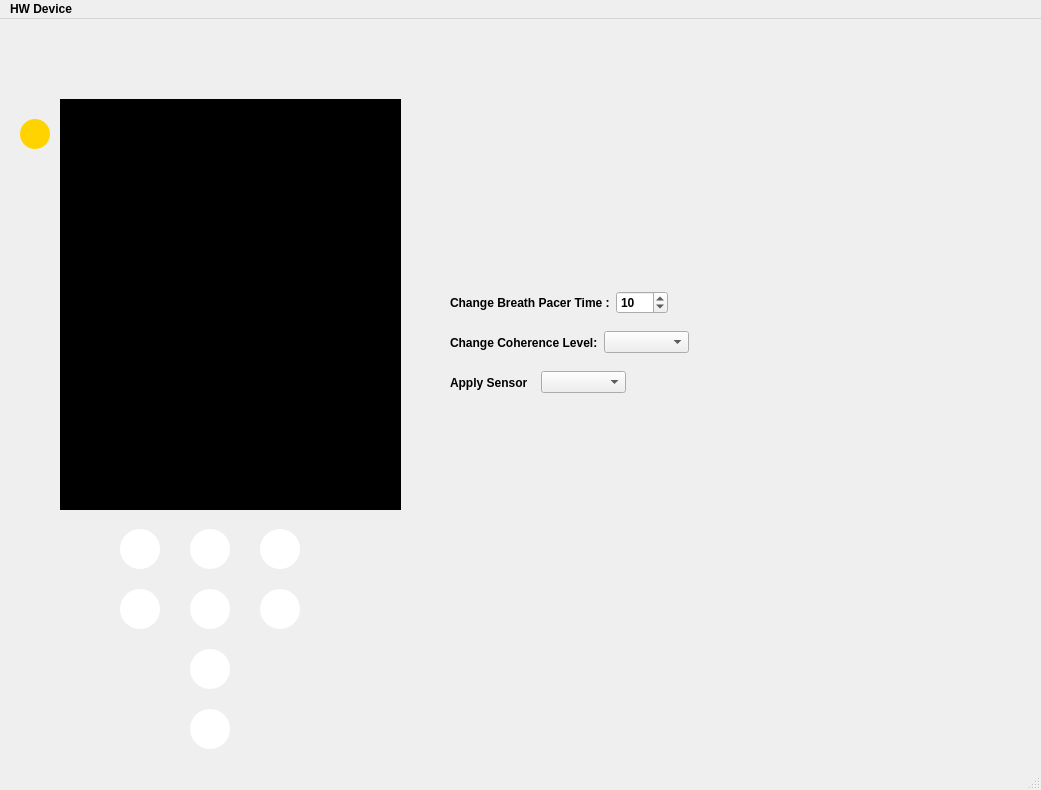
<?xml version="1.0" encoding="UTF-8"?>
<ui version="4.0">
 <class>MainWindow</class>
 <widget class="QMainWindow" name="MainWindow">
  <property name="geometry">
   <rect>
    <x>0</x>
    <y>0</y>
    <width>1041</width>
    <height>790</height>
   </rect>
  </property>
  <property name="font">
   <font>
    <weight>75</weight>
    <bold>true</bold>
   </font>
  </property>
  <property name="windowTitle">
   <string>MainWindow</string>
  </property>
  <widget class="QWidget" name="centralwidget">
   <widget class="QListWidget" name="mainList">
    <property name="geometry">
     <rect>
      <x>60</x>
      <y>130</y>
      <width>341</width>
      <height>361</height>
     </rect>
    </property>
   </widget>
   <widget class="QPushButton" name="upButton">
    <property name="geometry">
     <rect>
      <x>190</x>
      <y>510</y>
      <width>40</width>
      <height>40</height>
     </rect>
    </property>
    <property name="minimumSize">
     <size>
      <width>40</width>
      <height>40</height>
     </size>
    </property>
    <property name="maximumSize">
     <size>
      <width>40</width>
      <height>40</height>
     </size>
    </property>
    <property name="styleSheet">
     <string notr="true">QPushButton {
image: url(:/buttons/upButton.svg);
background-color: #ffffff;
border-radius: 20px;
}

QPushButton:pressed {
        background-color: #ffd300;
}</string>
    </property>
    <property name="text">
     <string/>
    </property>
   </widget>
   <widget class="QPushButton" name="downButton">
    <property name="geometry">
     <rect>
      <x>190</x>
      <y>630</y>
      <width>40</width>
      <height>40</height>
     </rect>
    </property>
    <property name="minimumSize">
     <size>
      <width>40</width>
      <height>40</height>
     </size>
    </property>
    <property name="maximumSize">
     <size>
      <width>40</width>
      <height>40</height>
     </size>
    </property>
    <property name="styleSheet">
     <string notr="true">QPushButton {
image: url(:/buttons/downButton.svg);
background-color: #ffffff;
border-radius: 20px;
}

QPushButton:pressed {
        background-color: #ffd300;
}</string>
    </property>
    <property name="text">
     <string/>
    </property>
   </widget>
   <widget class="QPushButton" name="leftButton">
    <property name="geometry">
     <rect>
      <x>260</x>
      <y>570</y>
      <width>40</width>
      <height>40</height>
     </rect>
    </property>
    <property name="minimumSize">
     <size>
      <width>40</width>
      <height>40</height>
     </size>
    </property>
    <property name="maximumSize">
     <size>
      <width>40</width>
      <height>40</height>
     </size>
    </property>
    <property name="styleSheet">
     <string notr="true">QPushButton {
image: url(:/buttons/rightButton.svg);
background-color: #ffffff;
border-radius: 20px;
}

QPushButton:pressed {
        background-color: #ffd300;
}</string>
    </property>
    <property name="text">
     <string/>
    </property>
   </widget>
   <widget class="QPushButton" name="rightButton">
    <property name="geometry">
     <rect>
      <x>120</x>
      <y>570</y>
      <width>40</width>
      <height>40</height>
     </rect>
    </property>
    <property name="minimumSize">
     <size>
      <width>40</width>
      <height>40</height>
     </size>
    </property>
    <property name="maximumSize">
     <size>
      <width>40</width>
      <height>40</height>
     </size>
    </property>
    <property name="styleSheet">
     <string notr="true">QPushButton {
image: url(:/buttons/leftButton.svg);
background-color: #ffffff;
border-radius: 20px;
}

QPushButton:pressed {
        background-color: #ffd300;
}</string>
    </property>
    <property name="text">
     <string/>
    </property>
   </widget>
   <widget class="QPushButton" name="backButton">
    <property name="geometry">
     <rect>
      <x>120</x>
      <y>510</y>
      <width>40</width>
      <height>40</height>
     </rect>
    </property>
    <property name="minimumSize">
     <size>
      <width>40</width>
      <height>40</height>
     </size>
    </property>
    <property name="maximumSize">
     <size>
      <width>40</width>
      <height>40</height>
     </size>
    </property>
    <property name="styleSheet">
     <string notr="true">QPushButton {
image: url(:/buttons/backButton.svg);
background-color: #ffffff;
border-radius: 20px;
}

QPushButton:pressed {
        background-color: #ffd300;
}</string>
    </property>
    <property name="text">
     <string/>
    </property>
   </widget>
   <widget class="QPushButton" name="menuButton">
    <property name="geometry">
     <rect>
      <x>260</x>
      <y>510</y>
      <width>40</width>
      <height>40</height>
     </rect>
    </property>
    <property name="minimumSize">
     <size>
      <width>40</width>
      <height>40</height>
     </size>
    </property>
    <property name="maximumSize">
     <size>
      <width>40</width>
      <height>40</height>
     </size>
    </property>
    <property name="styleSheet">
     <string notr="true">QPushButton {
image: url(:/buttons/menuButton.svg);
background-color: #ffffff;
border-radius: 20px;
}

QPushButton:pressed {
        background-color: #ffd300;
}</string>
    </property>
    <property name="text">
     <string/>
    </property>
   </widget>
   <widget class="QPushButton" name="okButton">
    <property name="geometry">
     <rect>
      <x>190</x>
      <y>570</y>
      <width>40</width>
      <height>40</height>
     </rect>
    </property>
    <property name="minimumSize">
     <size>
      <width>40</width>
      <height>40</height>
     </size>
    </property>
    <property name="maximumSize">
     <size>
      <width>40</width>
      <height>40</height>
     </size>
    </property>
    <property name="styleSheet">
     <string notr="true">QPushButton {
image: url(:/buttons/okButton.svg);
background-color: #ffffff;
border-radius: 20px;
}

QPushButton:pressed {
        background-color: #ffd300;
}</string>
    </property>
    <property name="text">
     <string/>
    </property>
   </widget>
   <widget class="QPushButton" name="powerButton">
    <property name="geometry">
     <rect>
      <x>190</x>
      <y>690</y>
      <width>40</width>
      <height>40</height>
     </rect>
    </property>
    <property name="minimumSize">
     <size>
      <width>40</width>
      <height>40</height>
     </size>
    </property>
    <property name="maximumSize">
     <size>
      <width>40</width>
      <height>40</height>
     </size>
    </property>
    <property name="styleSheet">
     <string notr="true">QPushButton {
image: url(:/buttons/powerButton.svg);
background-color: #ffffff;
border-radius: 20px;
}

QPushButton:pressed {
        background-color: #ffd300;
}</string>
    </property>
    <property name="text">
     <string/>
    </property>
   </widget>
   <widget class="QGraphicsView" name="powerOffView">
    <property name="geometry">
     <rect>
      <x>60</x>
      <y>80</y>
      <width>341</width>
      <height>411</height>
     </rect>
    </property>
    <property name="styleSheet">
     <string notr="true">background-color: rgb(0, 0, 0);</string>
    </property>
    <property name="backgroundBrush">
     <brush brushstyle="NoBrush">
      <color alpha="255">
       <red>0</red>
       <green>0</green>
       <blue>0</blue>
      </color>
     </brush>
    </property>
    <property name="foregroundBrush">
     <brush brushstyle="NoBrush">
      <color alpha="255">
       <red>0</red>
       <green>0</green>
       <blue>0</blue>
      </color>
     </brush>
    </property>
   </widget>
   <widget class="QPushButton" name="chargeDevice">
    <property name="geometry">
     <rect>
      <x>20</x>
      <y>100</y>
      <width>30</width>
      <height>30</height>
     </rect>
    </property>
    <property name="minimumSize">
     <size>
      <width>30</width>
      <height>30</height>
     </size>
    </property>
    <property name="maximumSize">
     <size>
      <width>30</width>
      <height>30</height>
     </size>
    </property>
    <property name="styleSheet">
     <string notr="true">QPushButton {
image: url(:/buttons/chargeButton.svg);
background-color: #ffd300;
border-radius: 15px;
}

QPushButton:pressed {
        background-color: green;
}</string>
    </property>
    <property name="text">
     <string/>
    </property>
   </widget>
   <widget class="QProgressBar" name="batteryProgress">
    <property name="geometry">
     <rect>
      <x>60</x>
      <y>110</y>
      <width>341</width>
      <height>21</height>
     </rect>
    </property>
    <property name="value">
     <number>24</number>
    </property>
   </widget>
   <widget class="QCustomPlot" name="customPlot" native="true">
    <property name="geometry">
     <rect>
      <x>60</x>
      <y>190</y>
      <width>341</width>
      <height>201</height>
     </rect>
    </property>
   </widget>
   <widget class="QFrame" name="menuFrame">
    <property name="enabled">
     <bool>true</bool>
    </property>
    <property name="geometry">
     <rect>
      <x>60</x>
      <y>80</y>
      <width>341</width>
      <height>31</height>
     </rect>
    </property>
    <property name="styleSheet">
     <string notr="true">background-color: rgb(114, 189, 250);</string>
    </property>
    <property name="frameShape">
     <enum>QFrame::StyledPanel</enum>
    </property>
    <property name="frameShadow">
     <enum>QFrame::Raised</enum>
    </property>
    <widget class="QLabel" name="menuLabel">
     <property name="geometry">
      <rect>
       <x>110</x>
       <y>0</y>
       <width>111</width>
       <height>31</height>
      </rect>
     </property>
     <property name="text">
      <string>TextLabel</string>
     </property>
     <property name="alignment">
      <set>Qt::AlignCenter</set>
     </property>
    </widget>
    <widget class="QLabel" name="heartPicLabel">
     <property name="geometry">
      <rect>
       <x>10</x>
       <y>-15</y>
       <width>31</width>
       <height>61</height>
      </rect>
     </property>
     <property name="text">
      <string/>
     </property>
     <property name="pixmap">
      <pixmap resource="resources/images.qrc">:/buttons/heart-OFF.svg</pixmap>
     </property>
    </widget>
   </widget>
   <widget class="QWidget" name="parametersViewWidget" native="true">
    <property name="geometry">
     <rect>
      <x>60</x>
      <y>130</y>
      <width>341</width>
      <height>61</height>
     </rect>
    </property>
    <property name="styleSheet">
     <string notr="true">background-color: rgb(52, 101, 164);
color: rgb(255, 255, 255);</string>
    </property>
    <widget class="QLabel" name="label">
     <property name="geometry">
      <rect>
       <x>20</x>
       <y>0</y>
       <width>101</width>
       <height>31</height>
      </rect>
     </property>
     <property name="font">
      <font>
       <pointsize>11</pointsize>
      </font>
     </property>
     <property name="text">
      <string>Coherence</string>
     </property>
     <property name="alignment">
      <set>Qt::AlignCenter</set>
     </property>
    </widget>
    <widget class="QLabel" name="label_3">
     <property name="geometry">
      <rect>
       <x>140</x>
       <y>0</y>
       <width>61</width>
       <height>31</height>
      </rect>
     </property>
     <property name="font">
      <font>
       <pointsize>11</pointsize>
      </font>
     </property>
     <property name="text">
      <string>Length</string>
     </property>
     <property name="alignment">
      <set>Qt::AlignCenter</set>
     </property>
    </widget>
    <widget class="QLabel" name="label_2">
     <property name="geometry">
      <rect>
       <x>230</x>
       <y>0</y>
       <width>81</width>
       <height>31</height>
      </rect>
     </property>
     <property name="font">
      <font>
       <pointsize>11</pointsize>
      </font>
     </property>
     <property name="text">
      <string>Achievment</string>
     </property>
     <property name="alignment">
      <set>Qt::AlignCenter</set>
     </property>
    </widget>
    <widget class="QLabel" name="coherenceLabel">
     <property name="geometry">
      <rect>
       <x>30</x>
       <y>30</y>
       <width>61</width>
       <height>31</height>
      </rect>
     </property>
     <property name="font">
      <font>
       <pointsize>11</pointsize>
      </font>
     </property>
     <property name="text">
      <string>0</string>
     </property>
     <property name="alignment">
      <set>Qt::AlignCenter</set>
     </property>
    </widget>
    <widget class="QLabel" name="lengthLabel">
     <property name="geometry">
      <rect>
       <x>140</x>
       <y>30</y>
       <width>61</width>
       <height>31</height>
      </rect>
     </property>
     <property name="font">
      <font>
       <pointsize>11</pointsize>
      </font>
     </property>
     <property name="text">
      <string>0</string>
     </property>
     <property name="alignment">
      <set>Qt::AlignCenter</set>
     </property>
    </widget>
    <widget class="QLabel" name="achievmentLabel">
     <property name="geometry">
      <rect>
       <x>240</x>
       <y>30</y>
       <width>61</width>
       <height>31</height>
      </rect>
     </property>
     <property name="font">
      <font>
       <pointsize>11</pointsize>
      </font>
     </property>
     <property name="text">
      <string>0</string>
     </property>
     <property name="alignment">
      <set>Qt::AlignCenter</set>
     </property>
    </widget>
   </widget>
   <widget class="QWidget" name="layoutWidget">
    <property name="geometry">
     <rect>
      <x>450</x>
      <y>270</y>
      <width>218</width>
      <height>28</height>
     </rect>
    </property>
    <layout class="QHBoxLayout" name="horizontalLayout">
     <item>
      <widget class="QLabel" name="label_7">
       <property name="text">
        <string>Change Breath Pacer Time :</string>
       </property>
      </widget>
     </item>
     <item>
      <widget class="QSpinBox" name="breath_pacer_time">
       <property name="minimum">
        <number>1</number>
       </property>
       <property name="maximum">
        <number>30</number>
       </property>
       <property name="value">
        <number>10</number>
       </property>
      </widget>
     </item>
    </layout>
   </widget>
   <widget class="QWidget" name="layoutWidget">
    <property name="geometry">
     <rect>
      <x>450</x>
      <y>310</y>
      <width>239</width>
      <height>27</height>
     </rect>
    </property>
    <layout class="QHBoxLayout" name="horizontalLayout_2">
     <item>
      <widget class="QLabel" name="label_6">
       <property name="text">
        <string>Change Coherence Level:</string>
       </property>
      </widget>
     </item>
     <item>
      <widget class="QComboBox" name="coherenceVal_Box"/>
     </item>
    </layout>
   </widget>
   <widget class="QWidget" name="layoutWidget">
    <property name="geometry">
     <rect>
      <x>450</x>
      <y>350</y>
      <width>176</width>
      <height>27</height>
     </rect>
    </property>
    <layout class="QHBoxLayout" name="horizontalLayout_3">
     <item>
      <widget class="QLabel" name="label_4">
       <property name="text">
        <string>Apply Sensor</string>
       </property>
      </widget>
     </item>
     <item>
      <widget class="QComboBox" name="applyToHeartBox"/>
     </item>
    </layout>
   </widget>
   <widget class="QWidget" name="ballPacerWidget" native="true">
    <property name="geometry">
     <rect>
      <x>60</x>
      <y>390</y>
      <width>341</width>
      <height>101</height>
     </rect>
    </property>
    <property name="styleSheet">
     <string notr="true">background-color: rgb(52, 101, 164);
color: rgb(255, 255, 255);</string>
    </property>
    <layout class="QVBoxLayout" name="verticalLayout">
     <item>
      <widget class="QLabel" name="label_5">
       <property name="font">
        <font>
         <pointsize>11</pointsize>
        </font>
       </property>
       <property name="text">
        <string>Breath Pacer</string>
       </property>
       <property name="alignment">
        <set>Qt::AlignCenter</set>
       </property>
      </widget>
     </item>
     <item>
      <widget class="QProgressBar" name="breath_pacer">
       <property name="styleSheet">
        <string notr="true">background-color: rgb(238, 238, 236);
color: rgb(138, 226, 52);
color: rgb(255, 255, 255);
selection-color: rgb(138, 226, 52);</string>
       </property>
       <property name="value">
        <number>24</number>
       </property>
      </widget>
     </item>
    </layout>
   </widget>
   <widget class="QWidget" name="summaryWidget" native="true">
    <property name="geometry">
     <rect>
      <x>60</x>
      <y>390</y>
      <width>341</width>
      <height>101</height>
     </rect>
    </property>
    <property name="styleSheet">
     <string notr="true">background-color: rgb(0, 90, 18);
color: rgb(255, 255, 255);</string>
    </property>
    <widget class="QLabel" name="label_11">
     <property name="geometry">
      <rect>
       <x>10</x>
       <y>20</y>
       <width>101</width>
       <height>31</height>
      </rect>
     </property>
     <property name="font">
      <font>
       <pointsize>9</pointsize>
      </font>
     </property>
     <property name="text">
      <string>Challenge Level</string>
     </property>
     <property name="alignment">
      <set>Qt::AlignCenter</set>
     </property>
    </widget>
    <widget class="QLabel" name="label_12">
     <property name="geometry">
      <rect>
       <x>10</x>
       <y>60</y>
       <width>101</width>
       <height>31</height>
      </rect>
     </property>
     <property name="font">
      <font>
       <pointsize>9</pointsize>
      </font>
     </property>
     <property name="text">
      <string>Avg Coherence</string>
     </property>
     <property name="alignment">
      <set>Qt::AlignCenter</set>
     </property>
    </widget>
    <widget class="QLabel" name="label_13">
     <property name="geometry">
      <rect>
       <x>180</x>
       <y>70</y>
       <width>81</width>
       <height>31</height>
      </rect>
     </property>
     <property name="font">
      <font>
       <pointsize>9</pointsize>
      </font>
     </property>
     <property name="text">
      <string>%Time Low</string>
     </property>
     <property name="alignment">
      <set>Qt::AlignCenter</set>
     </property>
    </widget>
    <widget class="QLabel" name="avgCoherence_label">
     <property name="geometry">
      <rect>
       <x>90</x>
       <y>60</y>
       <width>61</width>
       <height>31</height>
      </rect>
     </property>
     <property name="font">
      <font>
       <pointsize>9</pointsize>
      </font>
     </property>
     <property name="text">
      <string>0</string>
     </property>
     <property name="alignment">
      <set>Qt::AlignCenter</set>
     </property>
    </widget>
    <widget class="QLabel" name="challengeLvl_label">
     <property name="geometry">
      <rect>
       <x>100</x>
       <y>20</y>
       <width>41</width>
       <height>31</height>
      </rect>
     </property>
     <property name="font">
      <font>
       <pointsize>9</pointsize>
      </font>
     </property>
     <property name="text">
      <string>0</string>
     </property>
     <property name="alignment">
      <set>Qt::AlignCenter</set>
     </property>
    </widget>
    <widget class="QLabel" name="label_14">
     <property name="geometry">
      <rect>
       <x>180</x>
       <y>40</y>
       <width>81</width>
       <height>31</height>
      </rect>
     </property>
     <property name="font">
      <font>
       <pointsize>9</pointsize>
      </font>
     </property>
     <property name="text">
      <string>%Time Med</string>
     </property>
     <property name="alignment">
      <set>Qt::AlignCenter</set>
     </property>
    </widget>
    <widget class="QLabel" name="label_15">
     <property name="geometry">
      <rect>
       <x>180</x>
       <y>10</y>
       <width>81</width>
       <height>31</height>
      </rect>
     </property>
     <property name="font">
      <font>
       <pointsize>9</pointsize>
      </font>
     </property>
     <property name="text">
      <string>%Time High</string>
     </property>
     <property name="alignment">
      <set>Qt::AlignCenter</set>
     </property>
    </widget>
    <widget class="QLabel" name="pTimeLow_label">
     <property name="geometry">
      <rect>
       <x>260</x>
       <y>70</y>
       <width>41</width>
       <height>31</height>
      </rect>
     </property>
     <property name="font">
      <font>
       <pointsize>9</pointsize>
      </font>
     </property>
     <property name="text">
      <string>0</string>
     </property>
     <property name="alignment">
      <set>Qt::AlignCenter</set>
     </property>
    </widget>
    <widget class="QLabel" name="pTimeMed_label">
     <property name="geometry">
      <rect>
       <x>260</x>
       <y>40</y>
       <width>41</width>
       <height>31</height>
      </rect>
     </property>
     <property name="font">
      <font>
       <pointsize>9</pointsize>
      </font>
     </property>
     <property name="text">
      <string>0</string>
     </property>
     <property name="alignment">
      <set>Qt::AlignCenter</set>
     </property>
    </widget>
    <widget class="QLabel" name="pTimeHigh_label">
     <property name="geometry">
      <rect>
       <x>260</x>
       <y>10</y>
       <width>41</width>
       <height>31</height>
      </rect>
     </property>
     <property name="font">
      <font>
       <pointsize>9</pointsize>
      </font>
     </property>
     <property name="text">
      <string>0</string>
     </property>
     <property name="alignment">
      <set>Qt::AlignCenter</set>
     </property>
    </widget>
    <zorder>avgCoherence_label</zorder>
    <zorder>challengeLvl_label</zorder>
    <zorder>label_11</zorder>
    <zorder>label_12</zorder>
    <zorder>pTimeLow_label</zorder>
    <zorder>label_13</zorder>
    <zorder>pTimeMed_label</zorder>
    <zorder>label_14</zorder>
    <zorder>pTimeHigh_label</zorder>
    <zorder>label_15</zorder>
   </widget>
   <zorder>layoutWidget</zorder>
   <zorder>layoutWidget</zorder>
   <zorder>layoutWidget</zorder>
   <zorder>mainList</zorder>
   <zorder>upButton</zorder>
   <zorder>downButton</zorder>
   <zorder>leftButton</zorder>
   <zorder>rightButton</zorder>
   <zorder>backButton</zorder>
   <zorder>menuButton</zorder>
   <zorder>okButton</zorder>
   <zorder>powerButton</zorder>
   <zorder>chargeDevice</zorder>
   <zorder>batteryProgress</zorder>
   <zorder>menuFrame</zorder>
   <zorder>parametersViewWidget</zorder>
   <zorder>ballPacerWidget</zorder>
   <zorder>customPlot</zorder>
   <zorder>summaryWidget</zorder>
   <zorder>powerOffView</zorder>
  </widget>
  <widget class="QMenuBar" name="menubar">
   <property name="geometry">
    <rect>
     <x>0</x>
     <y>0</y>
     <width>1041</width>
     <height>22</height>
    </rect>
   </property>
   <widget class="QMenu" name="menuHW_Device">
    <property name="title">
     <string>HW Device</string>
    </property>
   </widget>
   <addaction name="menuHW_Device"/>
  </widget>
  <widget class="QStatusBar" name="statusbar"/>
 </widget>
 <customwidgets>
  <customwidget>
   <class>QCustomPlot</class>
   <extends>QWidget</extends>
   <header>qcustomplot.h</header>
   <container>1</container>
  </customwidget>
 </customwidgets>
 <resources>
  <include location="resources/images.qrc"/>
 </resources>
 <connections/>
</ui>
